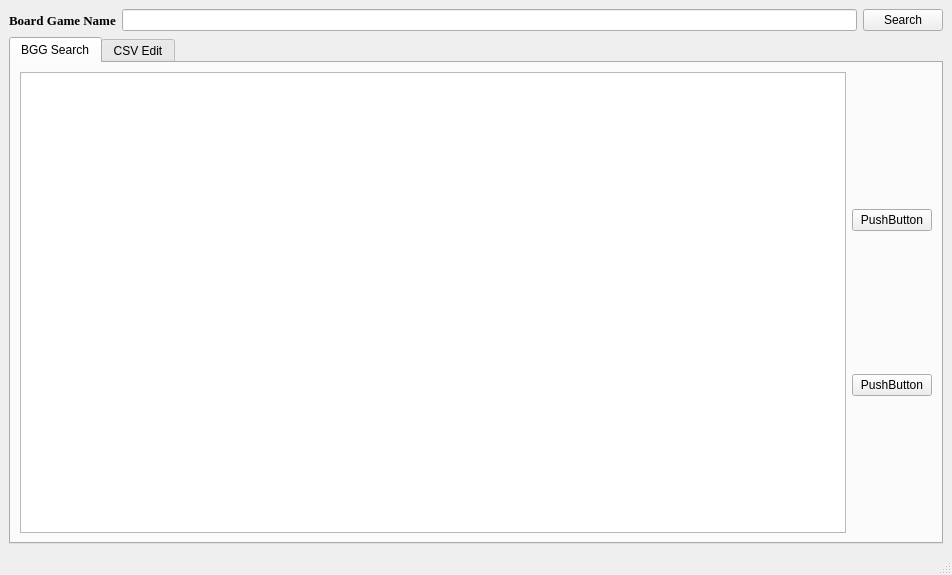
<?xml version="1.0" encoding="UTF-8"?>
<ui version="4.0">
 <class>MainWindow</class>
 <widget class="QMainWindow" name="MainWindow">
  <property name="geometry">
   <rect>
    <x>0</x>
    <y>0</y>
    <width>952</width>
    <height>575</height>
   </rect>
  </property>
  <property name="windowTitle">
   <string>MainWindow</string>
  </property>
  <widget class="QWidget" name="centralwidget">
   <layout class="QGridLayout" name="gridLayout">
    <item row="0" column="0">
     <layout class="QHBoxLayout" name="horizontalLayout_2">
      <item>
       <widget class="QLabel" name="label">
        <property name="font">
         <font>
          <family>Times New Roman</family>
          <pointsize>10</pointsize>
          <weight>75</weight>
          <bold>true</bold>
         </font>
        </property>
        <property name="text">
         <string>Board Game Name</string>
        </property>
       </widget>
      </item>
      <item>
       <widget class="QLineEdit" name="searchLine"/>
      </item>
      <item>
       <widget class="QPushButton" name="searchButton">
        <property name="font">
         <font>
          <weight>50</weight>
          <bold>false</bold>
         </font>
        </property>
        <property name="text">
         <string>Search</string>
        </property>
       </widget>
      </item>
     </layout>
    </item>
    <item row="1" column="0">
     <widget class="QTabWidget" name="bgg_tabs">
      <property name="tabShape">
       <enum>QTabWidget::Rounded</enum>
      </property>
      <property name="currentIndex">
       <number>0</number>
      </property>
      <widget class="QWidget" name="bgg_search_tab">
       <attribute name="title">
        <string>BGG Search</string>
       </attribute>
       <attribute name="toolTip">
        <string>Search Board Game Geek</string>
       </attribute>
       <layout class="QGridLayout" name="gridLayout_2">
        <item row="0" column="1">
         <layout class="QGridLayout" name="gridLayout_3">
          <item row="0" column="0">
           <widget class="QPushButton" name="pushButton">
            <property name="text">
             <string>PushButton</string>
            </property>
           </widget>
          </item>
          <item row="1" column="0">
           <widget class="QPushButton" name="pushButton_2">
            <property name="text">
             <string>PushButton</string>
            </property>
           </widget>
          </item>
         </layout>
        </item>
        <item row="0" column="0">
         <widget class="QTableView" name="tableView"/>
        </item>
       </layout>
      </widget>
      <widget class="QWidget" name="csv_edit">
       <attribute name="title">
        <string>CSV Edit</string>
       </attribute>
      </widget>
     </widget>
    </item>
   </layout>
  </widget>
  <widget class="QStatusBar" name="statusbar"/>
  <widget class="QMenuBar" name="menubar">
   <property name="geometry">
    <rect>
     <x>0</x>
     <y>0</y>
     <width>952</width>
     <height>26</height>
    </rect>
   </property>
  </widget>
  <action name="actionAbout">
   <property name="text">
    <string>About</string>
   </property>
  </action>
 </widget>
 <resources/>
 <connections/>
</ui>
